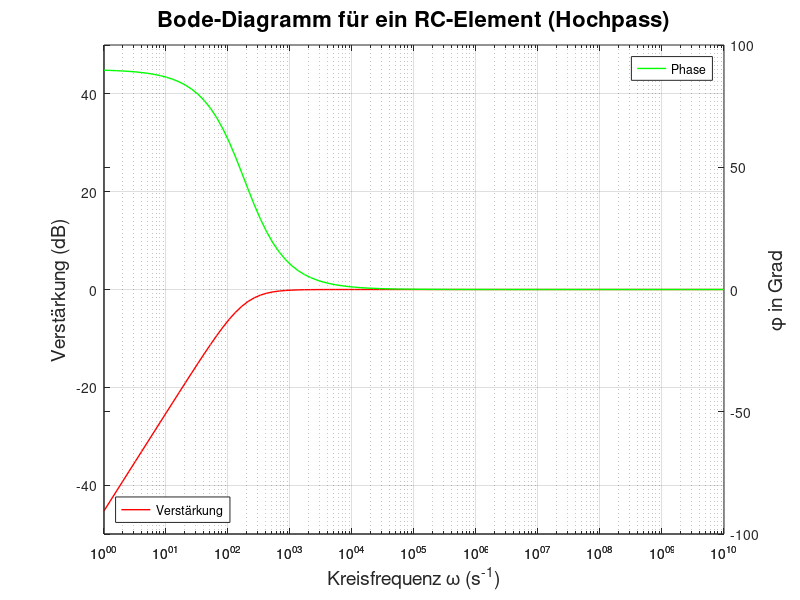

The MATLAB script that drew this image:
% Variablen
R = (600*500 ./ 1100);         % Widerstand in Ohm
C = 20e-6;        % Kapazität in Coloumb
omega = logspace(0, 10, 100); % Logarithmische Frequenzen von 10^0 bis 10^10

% Berechnung
omega_G = 1 ./ (R*C);  % Grenzfrequenz für Hochpass
U = (omega*j ./ omega_G) ./ (1 + (omega*j ./ omega_G)); % Verstärkung U
dB = 20 * log10(U); % Umwandlung in dB
phi = atan(imag(U)./real(U)) * (180 ./ pi);

% Diagramm ohne Marker
figure; % Erstellt die Graphen

% Funktion 1
ax1 = axes(); % Achse der ersten Funktion wird angesprochen
semilogx(omega, dB, 'r', 'LineWidth', 1); % Rote Linie, dickere Darstellung
xlabel('Kreisfrequenz \omega (s^{-1})', 'FontSize', 14);
ylabel('Verstärkung (dB)', 'FontSize', 14);
title('Bode-Diagramm für ein RC-Element (Hochpass)', 'FontSize', 16);
grid on;

% Funktion 2
ax2 = axes(); % Achse der zweiten Funktion wird angesprochen
semilogx(omega, phi, 'g', 'LineWidth', 1); % Grüne Linie, dickere Darstellung
ylabel('\phi in Grad', 'FontSize', 14);
set(ax2, 'Color', 'none', 'YAxisLocation', 'right'); % Achse farblos und nach rechts setzen

% Achsen Überlagern
set(ax1, 'Position', get(ax2, 'Position')); % Hol die Position von Achse 2 und setze sie gleich für Achse 1
set(ax1, 'Box', 'off'); % Kein Kasten um die Achse

% Achsenbeschriftung & Titel setzen
legend(ax1, 'Verstärkung', 'Location', 'Southwest');
legend(ax2, 'Phase', 'Location', 'NorthEast');

% Limits für die entsprechenden Achsen
ylim(ax1, [-50, 50]); % Begrenze Y-Achse auf -50 dB bis +50 dB
ylim(ax2, [-100, 100]); % Begrenze Y-Achse auf -100 Grad bis 100 Grad








